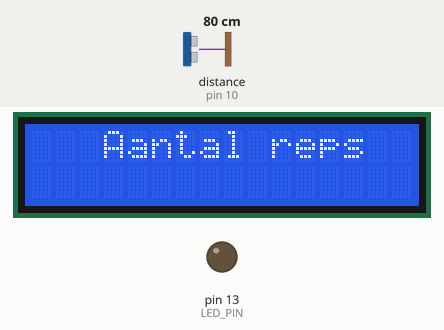
This sketch was run on a simulated Arduino Uno, built with avr-gcc and run on an emulated ATmega328P. Parts: 16×2 character LCD, output pins drawn as LEDs (lit = HIGH). Wiring (inferred from the names in the program): ultrasonic range finder: trigger pin 9; echo pin 10. Inputs (shaded band) come from the test bench; at power-on: distance to the obstacle (sensor on pin 10) 80 cm. The echo pulse lasts 58.3 µs per cm; pins used as bus, display or sensor lines are not drawn.

Above: at 1.2 s.
1.3 s: distance to the obstacle (sensor on pin 10) set to 2 cm
At 2.6 s:
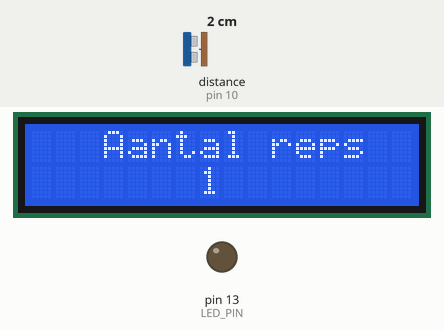
Timing chart, 0 to 4.3 s (numbered marks = the images above; inputs shaded):
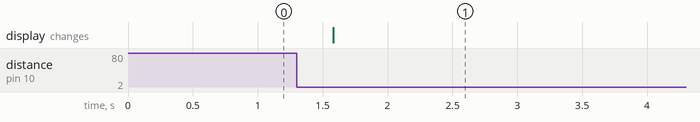

The sketch:

Project_gym.ino
```cpp
#include <LiquidCrystal.h>
#define trigPin 9
#define echoPin 10
const int DISTANCE_THRESHOLD_CM = 20;
const int LED_PIN = 13;

LiquidCrystal lcd(1, 2, 4, 5, 6, 7);

enum ObjectDetectionState {
  NOT_DETECTED,
  DETECTED
};
ObjectDetectionState currentState = NOT_DETECTED;
ObjectDetectionState previousState = NOT_DETECTED;

int repsDetected = 0;

void setup() {
  pinMode(trigPin, OUTPUT);
  pinMode(echoPin, INPUT);
  pinMode(LED_PIN, OUTPUT);
  lcd.begin(16, 2);
  lcd.setCursor(3, 0);
  lcd.print("Aantal reps");
}

float calculateDistance() {
  digitalWrite(trigPin, LOW);
  delayMicroseconds(2);
  digitalWrite(trigPin, HIGH);
  delayMicroseconds(10);
  digitalWrite(trigPin, LOW);
  long duration = pulseIn(echoPin, HIGH);
  float distance = (duration/2) / 29.1;
  return distance;
}

void updateLCD() {
  lcd.setCursor(7, 1);
  lcd.print(repsDetected);
}

void setReady() {
  lcd.begin(16, 2);
  lcd.setCursor(3, 0);
  lcd.print("Set klaar");
  digitalWrite(LED_PIN, HIGH);
}

void loop() {
  float distance = calculateDistance();

  if (distance <= DISTANCE_THRESHOLD_CM) {
    currentState = DETECTED;
  } else {
    currentState = NOT_DETECTED;
  }

  if (currentState != previousState) {
    if (currentState == DETECTED) {
      repsDetected++;
      updateLCD();
    }
  }

  if (repsDetected >= 10) {
    setReady();
  }

  previousState = currentState;
  delay(500);
}
```

Measured:
- after the input at 1.3 s, the display: changes after 0.28 s (image 1)
